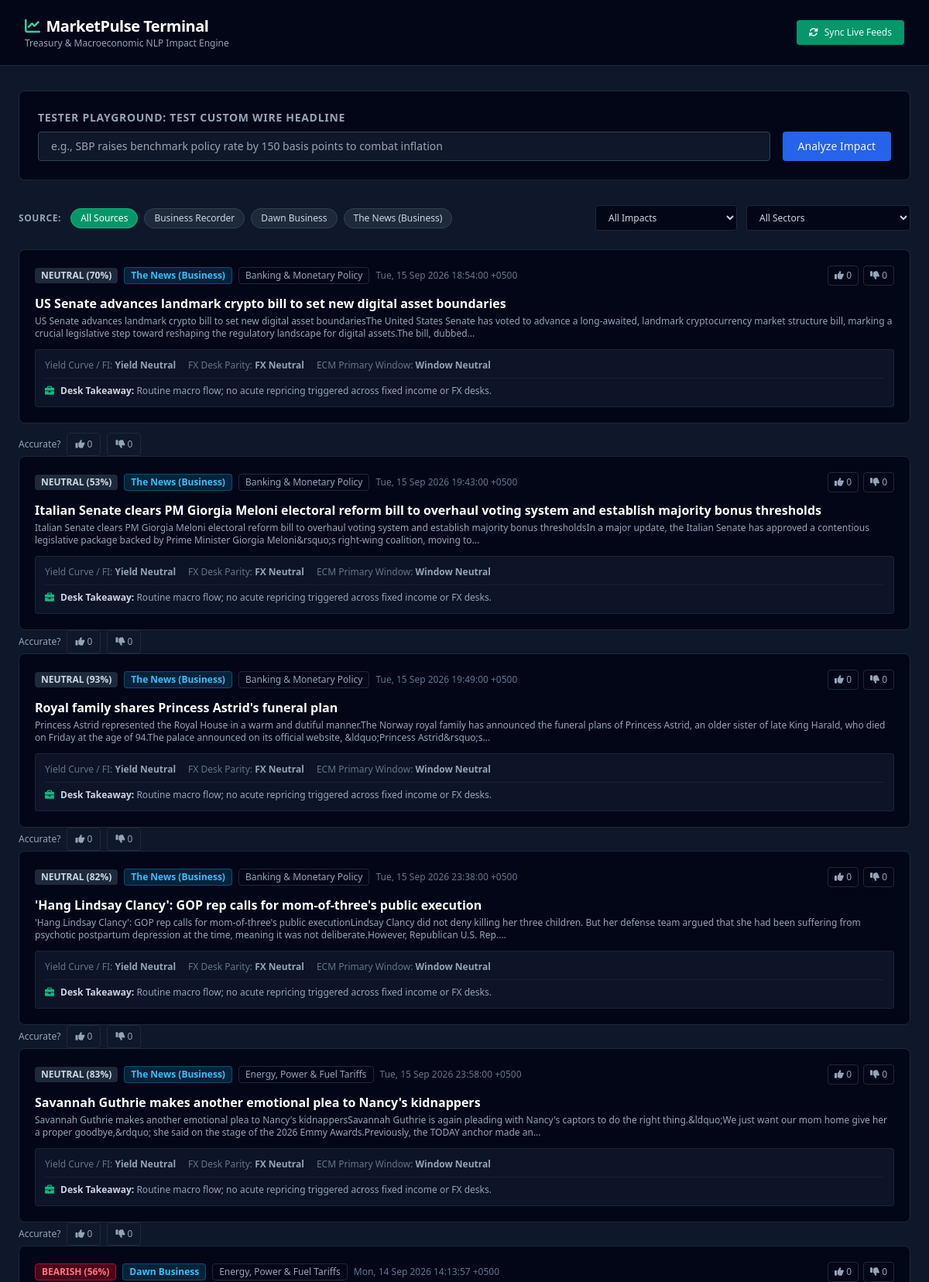
The page / (upper part) on the database its author committed.
### backend/models.py (models this page shows)
class NewsItem(Base):
    __tablename__ = "news_items"
    id = Column(Integer, primary_key=True, index=True)
    source = Column(String, default="Wire", index=True)
    headline = Column(String, unique=True, index=True)
    summary = Column(String)
    published_date = Column(String)
    affected_sector = Column(String, index=True)
    sector_confidence = Column(Float)
    impact_direction = Column(String, index=True)  # BULLISH, BEARISH, NEUTRAL
    sentiment_confidence = Column(Float)
    yield_bias = Column(String, default="Yield Neutral", index=True)
    fx_pressure = Column(String, default="FX Neutral", index=True)
    ecm_window = Column(String, default="Window Neutral", index=True)
    desk_note = Column(String, default="")  # Single-sentence trader takeaway
    created_at = Column(DateTime, default=datetime.utcnow)
    accuracy_upvotes = Column(Integer, default=0)
    accuracy_downvotes = Column(Integer, default=0)

### backend/main.py (the view)
@app.get("/", response_class=HTMLResponse)
def serve_dashboard(request: Request, db: Session = Depends(get_db)):
    items = db.query(NewsItem).order_by(NewsItem.created_at.desc()).limit(100).all()
    sources = sorted(list({item.source for item in items if item.source}))
    return templates.TemplateResponse(
        request=request,
        name="index.html",
        context={"items": items, "sources": sources}
    )

### frontend/templates/index.html (shortened to what this page needs)
<!DOCTYPE html>
<html lang="en">
<head>
    <script src="https://cdn.tailwindcss.com"></script>
    <link rel="stylesheet" href="https://cdnjs.cloudflare.com/ajax/libs/font-awesome/6.0.0/css/all.min.css"/>
</head>
<body class="bg-slate-900 text-slate-100 min-h-screen font-sans">
    <header class="border-b border-slate-800 bg-slate-950 px-8 py-5 flex justify-between items-center sticky top-0 z-50">
        <div>
            <h1 class="text-xl font-bold tracking-tight text-white flex items-center gap-2">
                <i class="fa-solid fa-chart-line text-emerald-400"></i> MarketPulse Terminal
            </h1>
            <p class="text-xs text-slate-400">Treasury & Macroeconomic NLP Impact Engine</p>
        </div>
        <button onclick="syncFeeds()" id="syncBtn" class="bg-emerald-600 hover:bg-emerald-500 text-xs px-4 py-2 rounded font-medium flex items-center gap-2 transition">
            <i class="fa-solid fa-rotate"></i> Sync Live Feeds
        </button>
    </header>
    <main class="max-w-7xl mx-auto px-6 py-8">
        <section class="bg-slate-950 border border-slate-800 rounded-lg p-6 mb-8">
            <h2 class="text-sm font-semibold uppercase tracking-wider text-slate-400 mb-2">Tester Playground: Test Custom Wire Headline</h2>
            <div class="flex gap-4">
                <input id="customText" type="text" placeholder="e.g., SBP raises benchmark policy rate by 150 basis points to combat inflation"
                       class="flex-1 bg-slate-900 border border-slate-700 rounded px-4 py-2 text-sm focus:outline-none focus:border-emerald-500 text-white"/>
                <button onclick="testHeadline()" class="bg-blue-600 hover:bg-blue-500 text-sm px-5 py-2 rounded font-medium transition">
                    Analyze Impact
                </button>
            </div>
        </section>
        <section class="mb-6 space-y-4">
            <div class="flex flex-wrap items-center justify-between gap-4">
                <div class="flex flex-wrap items-center gap-2">
                    <span class="text-xs text-slate-400 font-semibold uppercase tracking-wider mr-1">Source:</span>
                    <button onclick="filterSource('ALL')" class="source-pill px-3 py-1 text-xs rounded-full bg-emerald-600 text-white border border-emerald-500 transition font-medium" data-source="ALL">
                        All Sources
                    </button>
                    {% for src in sources %}
                    <button onclick="filterSource('{{ src }}')" class="source-pill px-3 py-1 text-xs rounded-full bg-slate-800 text-slate-300 border border-slate-700 hover:bg-slate-700 transition" data-source="{{ src }}">
                        {{ src }}
                    </button>
                    {% endfor %}
                </div>
                <div class="flex items-center gap-3">
                    <select id="impactSelect" onchange="applyFilters()" class="bg-slate-950 border border-slate-800 text-xs rounded px-3 py-1.5 text-slate-300 focus:outline-none focus:border-emerald-500">
                        <option value="ALL">All Impacts</option>
                    </select>
                    <select id="sectorSelect" onchange="applyFilters()" class="bg-slate-950 border border-slate-800 text-xs rounded px-3 py-1.5 text-slate-300 focus:outline-none focus:border-emerald-500">
                        <option value="ALL">All Sectors</option>
                    </select>
                </div>
            </div>
        </section>
        <section>
            <div id="newsFeed" class="space-y-3">
                {% for item in items %}
                <div class="news-card bg-slate-950 border border-slate-800 rounded-lg p-5 transition flex flex-col gap-3"
     data-source="{{ item.source }}"
     data-impact="{{ item.impact_direction }}"
     data-sector="{{ item.affected_sector }}">
    <div class="flex flex-wrap items-center justify-between gap-2">
        <div class="flex flex-wrap items-center gap-2">
            <span class="text-xs font-bold px-2 py-0.5 rounded
                {% if item.impact_direction == 'BULLISH' %} bg-emerald-950 text-emerald-400 border border-emerald-800
                {% elif item.impact_direction == 'BEARISH' %} bg-rose-950 text-rose-400 border border-rose-800
                {% else %} bg-slate-800 text-slate-300 {% endif %}">
                {{ item.impact_direction }} ({{ ((item.sentiment_confidence or 0) * 100) | int }}%)
            </span>
            <span class="text-xs font-semibold text-sky-400 bg-sky-950/70 border border-sky-800/80 px-2 py-0.5 rounded">
                {{ item.source }}
            </span>
            <span class="text-xs text-slate-400 border border-slate-800 px-2 py-0.5 rounded">
                {{ item.affected_sector }}
            </span>
            <span class="text-xs text-slate-500">{{ item.published_date }}</span>
        </div>
        <div class="flex items-center gap-1.5 text-xs text-slate-400">
            <button onclick="vote('{{ item.id }}', true)" class="hover:text-emerald-400 border border-slate-800 px-2 py-1 rounded transition">
                <i class="fa-solid fa-thumbs-up"></i> {{ item.accuracy_upvotes }}
            </button>
            <button onclick="vote('{{ item.id }}', false)" class="hover:text-rose-400 border border-slate-800 px-2 py-1 rounded transition">
                <i class="fa-solid fa-thumbs-down"></i> {{ item.accuracy_downvotes }}
            </button>
        </div>
    </div>
    <div>
        <h3 class="text-base font-semibold text-white mb-1 leading-snug">{{ item.headline }}</h3>
        {% if item.summary %}
        <p class="text-xs text-slate-400 line-clamp-2">{{ item.summary }}</p>
        {% endif %}
    </div>
    <div class="bg-slate-900/90 border border-slate-800/80 rounded p-3 text-xs space-y-2">
        <div class="flex flex-wrap items-center gap-4 text-slate-300">
            <div>
                <span class="text-slate-500 font-medium">Yield Curve / FI:</span>
                <span class="font-semibold {% if 'Down' in item.yield_bias %}text-emerald-400{% elif 'Up' in item.yield_bias %}text-rose-400{% else %}text-slate-400{% endif %}">
                    {{ item.yield_bias }}
                </span>
            </div>
            <div>
                <span class="text-slate-500 font-medium">FX Desk Parity:</span>
                <span class="font-semibold {% if 'Supportive' in item.fx_pressure %}text-emerald-400{% elif 'Depreciation' in item.fx_pressure %}text-amber-400{% else %}text-slate-400{% endif %}">
                    {{ item.fx_pressure }}
                </span>
            </div>
            <div>
                <span class="text-slate-500 font-medium">ECM Primary Window:</span>
                <span class="font-semibold {% if 'Favorable' in item.ecm_window %}text-emerald-400{% elif 'Constrained' in item.ecm_window %}text-rose-400{% else %}text-slate-400{% endif %}">
                    {{ item.ecm_window }}
                </span>
            </div>
        </div>
        {% if item.desk_note %}
        <div class="text-slate-400 border-t border-slate-800/60 pt-2 flex items-start gap-2">
            <i class="fa-solid fa-briefcase text-emerald-500 mt-0.5"></i>
            <span><strong class="text-slate-300">Desk Takeaway:</strong> {{ item.desk_note }}</span>
        </div>
        {% endif %}
    </div>
</div>
                    <div class="flex items-center gap-2 text-xs text-slate-400 flex-shrink-0">
                        <span class="hidden md:inline">Accurate?</span>
                        <button onclick="vote('{{ item.id }}', true)" class="hover:text-emerald-400 border border-slate-800 px-2.5 py-1.5 rounded transition">
                            <i class="fa-solid fa-thumbs-up"></i> {{ item.accuracy_upvotes }}
                        </button>
                        <button onclick="vote('{{ item.id }}', false)" class="hover:text-rose-400 border border-slate-800 px-2.5 py-1.5 rounded transition">
                            <i class="fa-solid fa-thumbs-down"></i> {{ item.accuracy_downvotes }}
                        </button>
                    </div>
                </div>
                {% endfor %}
        </section>
    </main>
</body>
</html>

### rows shown on the page
NewsItem: source "Business Recorder"
NewsItem: source "Dawn Business", impact_direction "BEARISH", ((item.sentiment_confidenceor0)*100)|int "56", affected_sector "Energy, Power & Fuel Tariffs", published_date "Mon, 14 Sep 2026 14:13:57 +0500", accuracy_upvotes "0", accuracy_downvotes "0"
NewsItem: source "The News (Business)", impact_direction "NEUTRAL", ((item.sentiment_confidenceor0)*100)|int "70", affected_sector "Banking & Monetary Policy", published_date "Tue, 15 Sep 2026 18:54:00 +0500", accuracy_upvotes "0", accuracy_downvotes "0", headline "US Senate advances landmark crypto bill to set new digital asset boundaries", summary "US Senate advances landmark crypto bill to set new digital asset boundariesThe United States Senate has voted to advance a long-awaited, landmark cryptocurrency market structure bill, marking a crucial legislative step toward reshaping the regulatory landscape for digital assets.The bill, dubbed...", yield_bias "Yield Neutral", fx_pressure "FX Neutral", ecm_window "Window Neutral", desk_note "Routine macro flow; no acute repricing triggered across fixed income or FX desks."
NewsItem: impact_direction "NEUTRAL", ((item.sentiment_confidenceor0)*100)|int "53", source "The News (Business)", affected_sector "Banking & Monetary Policy", published_date "Tue, 15 Sep 2026 19:43:00 +0500", accuracy_upvotes "0", accuracy_downvotes "0", headline "Italian Senate clears PM Giorgia Meloni electoral reform bill to overhaul voting system and establish majority bonus thresholds", summary "Italian Senate clears PM Giorgia Meloni electoral reform bill to overhaul voting system and establish majority bonus thresholdsIn a major update, the Italian Senate has approved a contentious legislative package backed by Prime Minister Giorgia Meloni&rsquo;s right-wing coalition, moving to...", yield_bias "Yield Neutral", fx_pressure "FX Neutral", ecm_window "Window Neutral", desk_note "Routine macro flow; no acute repricing triggered across fixed income or FX desks."
NewsItem: impact_direction "NEUTRAL", ((item.sentiment_confidenceor0)*100)|int "93", source "The News (Business)", affected_sector "Banking & Monetary Policy", published_date "Tue, 15 Sep 2026 19:49:00 +0500", accuracy_upvotes "0", accuracy_downvotes "0", headline "Royal family shares Princess Astrid's funeral plan", summary "Princess Astrid represented the Royal House in a warm and dutiful manner.The Norway royal family has announced the funeral plans of Princess Astrid, an older sister of late King Harald, who died on Friday at the age of 94.The palace announced on its official website, &ldquo;Princess Astrid&rsquo;s...", yield_bias "Yield Neutral", fx_pressure "FX Neutral", ecm_window "Window Neutral", desk_note "Routine macro flow; no acute repricing triggered across fixed income or FX desks."
NewsItem: impact_direction "NEUTRAL", ((item.sentiment_confidenceor0)*100)|int "82", source "The News (Business)", affected_sector "Banking & Monetary Policy", published_date "Tue, 15 Sep 2026 23:38:00 +0500", accuracy_upvotes "0", accuracy_downvotes "0", headline "'Hang Lindsay Clancy': GOP rep calls for mom-of-three's public execution", summary "'Hang Lindsay Clancy': GOP rep calls for mom-of-three's public executionLindsay Clancy did not deny killing her three children. But her defense team argued that she had been suffering from psychotic postpartum depression at the time, meaning it was not deliberate.However, Republican U.S. Rep....", yield_bias "Yield Neutral", fx_pressure "FX Neutral", ecm_window "Window Neutral", desk_note "Routine macro flow; no acute repricing triggered across fixed income or FX desks."
NewsItem: impact_direction "NEUTRAL", ((item.sentiment_confidenceor0)*100)|int "83", source "The News (Business)", affected_sector "Energy, Power & Fuel Tariffs", published_date "Tue, 15 Sep 2026 23:58:00 +0500", accuracy_upvotes "0", accuracy_downvotes "0", headline "Savannah Guthrie makes another emotional plea to Nancy's kidnappers", summary "Savannah Guthrie makes another emotional plea to Nancy's kidnappersSavannah Guthrie is again pleading with Nancy's captors to do the right thing.&ldquo;We just want our mom home give her a proper goodbye,&rdquo; she said on the stage of the 2026 Emmy Awards.Previously, the TODAY anchor made an...", yield_bias "Yield Neutral", fx_pressure "FX Neutral", ecm_window "Window Neutral", desk_note "Routine macro flow; no acute repricing triggered across fixed income or FX desks."
